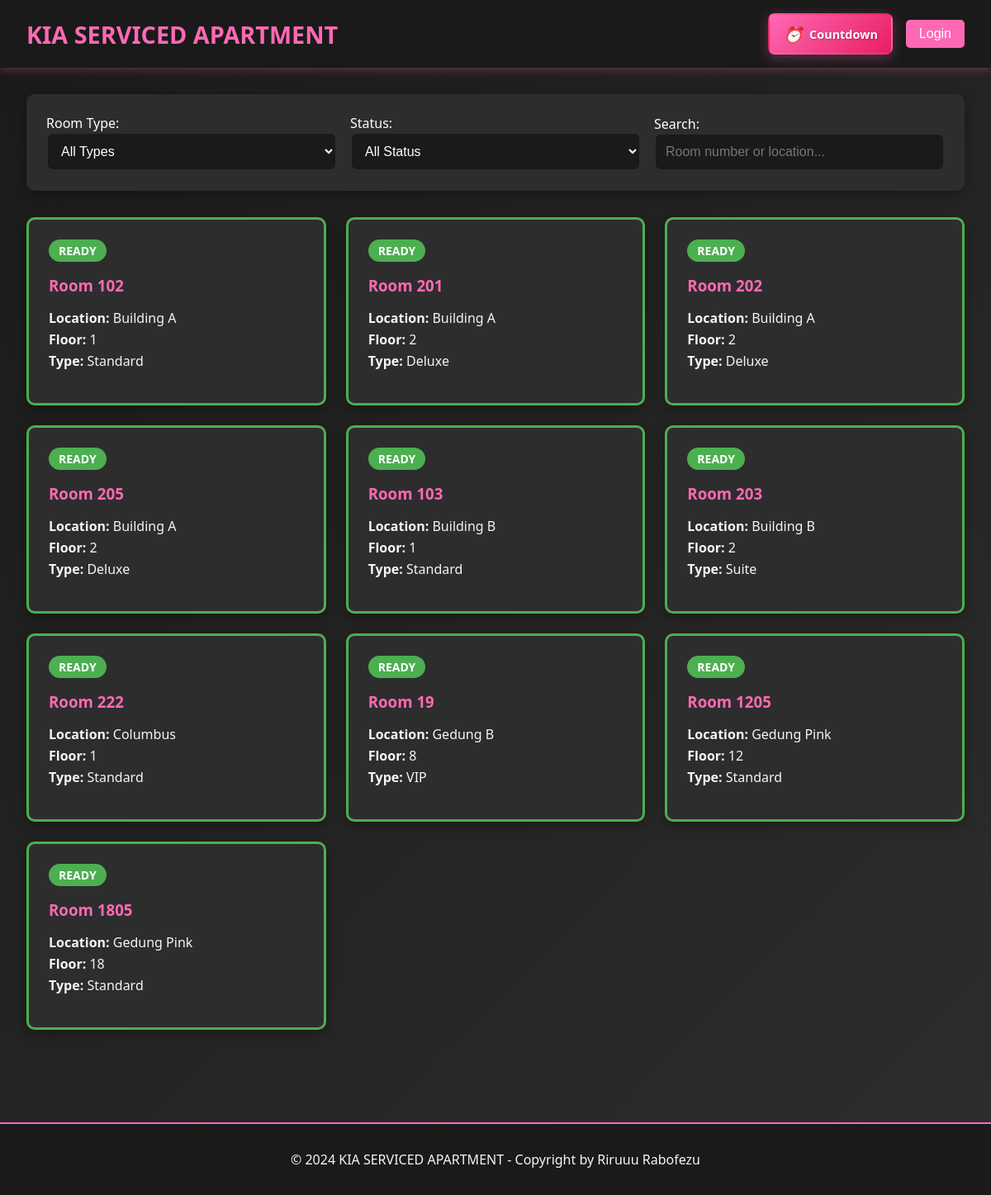
The page / on the database its author committed.
### tables this page shows
CREATE TABLE `rooms` (
  `id` int(11) NOT NULL,
  `location` varchar(100) NOT NULL,
  `floor_number` int(11) NOT NULL,
  `room_number` varchar(20) NOT NULL,
  `room_type` varchar(50) NOT NULL,
  `wifi_name` varchar(100) DEFAULT NULL,
  `wifi_password` varchar(100) DEFAULT NULL,
  `status` enum('ready','booked','checkin','checkout') DEFAULT 'ready',
  `created_at` timestamp NOT NULL DEFAULT CURRENT_TIMESTAMP,
  `updated_at` timestamp NOT NULL DEFAULT CURRENT_TIMESTAMP ON UPDATE CURRENT_TIMESTAMP
);

### includes/config.php (called while the page is built, shortened)
<?php
function isLoggedIn() {
    return isset($_SESSION['user_id']);
}
?>

### index.php (the view, shortened to what this page needs)
<?php
require_once 'includes/config.php';
$isLoggedIn = isLoggedIn();
if ($isLoggedIn) {
    $sql = "SELECT r.*,
                   b.id as booking_id,
                   b.guest_name,
                   b.arrival_time,
                   b.phone_number,
                   b.duration_type,
                   b.duration_hours,
                   b.price_amount,
                   b.payment_method,
                   b.deposit_type,
                   b.deposit_amount,
                   b.notes,
                   b.status as booking_status,
                   b.checkin_time,
                   b.checkout_time,
                   b.extra_time_hours,
                   b.extra_time_amount
            FROM rooms r
            LEFT JOIN (
                SELECT b1.*
                FROM bookings b1
                INNER JOIN (
                    SELECT room_id, MAX(id) as max_id
                    FROM bookings
                    WHERE status IN ('booked', 'checkin', 'checkout')
                    GROUP BY room_id
                ) b2 ON b1.room_id = b2.room_id AND b1.id = b2.max_id
            ) b ON r.id = b.room_id
            ORDER BY
                CASE
                    WHEN b.status = 'booked' AND b.arrival_time < NOW() THEN 1
                    ELSE 2
                END,
                r.location, r.floor_number, r.room_number";
} else {
    $sql = "SELECT r.*,
                   b.id as booking_id,
                   b.guest_name,
                   b.arrival_time,
                   b.phone_number,
                   b.duration_type,
                   b.duration_hours,
                   b.price_amount,
                   b.payment_method,
                   b.deposit_type,
                   b.deposit_amount,
                   b.notes,
                   b.status as booking_status,
                   b.checkin_time,
                   b.checkout_time,
                   b.extra_time_hours,
                   b.extra_time_amount
            FROM rooms r
            LEFT JOIN (
                SELECT b1.*
                FROM bookings b1
                INNER JOIN (
                    SELECT room_id, MAX(id) as max_id
                    FROM bookings
                    WHERE status IN ('booked', 'checkin')
                    GROUP BY room_id
                ) b2 ON b1.room_id = b2.room_id AND b1.id = b2.max_id
            ) b ON r.id = b.room_id
            ORDER BY
                CASE
                    WHEN b.status = 'booked' AND b.arrival_time < NOW() THEN 1
                    ELSE 2
                END,
                r.location, r.floor_number, r.room_number";
}
$stmt = $pdo->prepare($sql);
$stmt->execute();
$rooms = $stmt->fetchAll();
foreach ($rooms as $key => $room) {
    if ($room['status'] == 'ready') {
        $rooms[$key]['status'] = 'ready';
        $rooms[$key]['booking_id'] = null;
        $rooms[$key]['guest_name'] = null;
        $rooms[$key]['arrival_time'] = null;
        $rooms[$key]['phone_number'] = null;
        $rooms[$key]['duration_type'] = null;
        $rooms[$key]['duration_hours'] = null;
        $rooms[$key]['price_amount'] = null;
        $rooms[$key]['payment_method'] = null;
        $rooms[$key]['deposit_type'] = null;
        $rooms[$key]['deposit_amount'] = null;
        $rooms[$key]['notes'] = null;
        $rooms[$key]['booking_status'] = null;
        $rooms[$key]['checkin_time'] = null;
        $rooms[$key]['checkout_time'] = null;
        $rooms[$key]['extra_time_hours'] = null;
        $rooms[$key]['extra_time_amount'] = null;
    } elseif ($room['booking_id']) {
        $rooms[$key]['status'] = $room['booking_status'];
    } else {
        $rooms[$key]['status'] = 'ready';
    }
}
?>
<!DOCTYPE html>
<html lang="id">
<head>
    <link rel="stylesheet" href="assets/css/style.css">
</head>
<body>
    <header class="header">
        <div class="header-content">
            <a href="index.php" class="logo">KIA SERVICED APARTMENT</a>
            <div class="header-actions">
                <a href="countdown.php" class="btn-countdown-header">
                    <i class="countdown-icon-small">⏰</i>
                    <span>Countdown</span>
                </a>
                <?php if (isLoggedIn()): ?>
                    <span style="color: var(--primary-pink); margin-right: 1rem;">
                        Welcome, <?php echo htmlspecialchars($_SESSION['full_name']); ?> (<?php echo ucfirst($_SESSION['user_role']); ?>)
                    </span>
                    <a href="admin/dashboard.php" class="btn btn-primary">Dashboard</a>
                    <a href="includes/logout.php" class="btn btn-danger">Logout</a>
                <?php else: ?>
                    <button id="loginBtn" class="nav-toggle">Login</button>
                <?php endif; ?>
            </div>
        </div>
    </header>
    <div class="container">
        <div class="filters">
            <div class="filter-row">
                <div class="filter-group">
                    <label for="roomTypeFilter">Room Type:</label>
                    <select id="roomTypeFilter" class="form-control filter-control">
                        <option value="">All Types</option>
                    </select>
                </div>
                <div class="filter-group">
                    <label for="statusFilter">Status:</label>
                    <select id="statusFilter" class="form-control filter-control">
                        <option value="">All Status</option>
                    </select>
                </div>
                <div class="filter-group">
                    <label for="searchFilter">Search:</label>
                    <input type="text" id="searchFilter" class="form-control filter-control"
                           placeholder="Room number or location...">
                </div>
            </div>
        </div>
        <div class="rooms-grid">
            <?php foreach ($rooms as $room): ?>
                <div class="room-card <?php echo $room['status']; ?>"
                     data-room-type="<?php echo htmlspecialchars($room['room_type']); ?>"
                     data-status="<?php echo $room['status']; ?>"
                     data-room-number="<?php echo htmlspecialchars($room['room_number']); ?>"
                     data-location="<?php echo htmlspecialchars($room['location']); ?>">
                    <div class="room-status status-<?php echo $room['status']; ?>">
                        <?php echo ucfirst($room['status']); ?>
                    </div>
                    <div class="room-info">
                        <h3>Room <?php echo htmlspecialchars($room['room_number']); ?></h3>
                        <div class="room-details">
                            <p><strong>Location:</strong> <?php echo htmlspecialchars($room['location']); ?></p>
                            <p><strong>Floor:</strong> <?php echo $room['floor_number']; ?></p>
                            <p><strong>Type:</strong> <?php echo htmlspecialchars($room['room_type']); ?></p>
                        </div>
                    </div>
                </div>
            <?php endforeach; ?>
        </div>
    </div>
    <footer class="footer">
        <p>&copy; 2024 KIA SERVICED APARTMENT - Copyright by Riruuu Rabofezu</p>
    </footer>
</body>
</html>

### assets/css/style.css (style rules this page uses)
* { margin: 0; padding: 0; box-sizing: border-box; }
:root { --primary-pink: #ff69b4; --dark-pink: #e91e63; --light-pink: #ffc0cb; --black: #1a1a1a; --dark-gray: #2d2d2d; --light-gray: #f5f5f5; --white: #ffffff; --success: #4caf50; --warning: #ff9800; --info: #2196f3; --danger: #f44336; }
body { font-family: 'Segoe UI', Tahoma, Geneva, Verdana, sans-serif; background: linear-gradient(135deg, var(--black) 0%, var(--dark-gray) 100%); color: var(--white); min-height: 100vh; }
.header { background: var(--black); padding: 1rem 2rem; box-shadow: 0 2px 10px rgba(255, 105, 180, 0.3); position: sticky; top: 0; z-index: 1000; }
.header-content { display: flex; justify-content: space-between; align-items: center; max-width: 1200px; margin: 0 auto; }
.header-actions { display: flex; align-items: center; gap: 1rem; }
.logo { font-size: 1.8rem; font-weight: bold; color: var(--primary-pink); text-decoration: none; }
.nav-toggle { background: var(--primary-pink); color: var(--white); border: none; padding: 0.5rem 1rem; border-radius: 5px; cursor: pointer; font-size: 1rem; transition: all 0.3s ease; }
.btn-countdown-header { background: linear-gradient(135deg, var(--primary-pink) 0%, var(--dark-pink) 100%); color: var(--white); padding: 0.6rem 1rem; border-radius: 8px; text-decoration: none; display: flex; align-items: center; gap: 0.5rem; box-shadow: 0 4px 15px rgba(255, 105, 180, 0.3); transition: all 0.3s ease; border: 2px solid transparent; font-size: 0.9rem; font-weight: 500; }
.countdown-icon-small { font-size: 1.2rem; animation: pulse-small 2s infinite; }
.btn-countdown-header span { font-weight: 600; text-shadow: 1px 1px 2px rgba(0,0,0,0.3); }
.form-control { width: 100%; padding: 0.75rem; border: 2px solid var(--dark-gray); border-radius: 8px; background: var(--black); color: var(--white); font-size: 1rem; transition: all 0.3s ease; }
.container { max-width: 1200px; margin: 0 auto; padding: 2rem; }
.filters { background: var(--dark-gray); padding: 1.5rem; border-radius: 10px; margin-bottom: 2rem; box-shadow: 0 5px 15px rgba(0, 0, 0, 0.3); }
.filter-row { display: flex; gap: 1rem; flex-wrap: wrap; align-items: end; }
.filter-group { flex: 1; min-width: 200px; }
.rooms-grid { display: grid; grid-template-columns: repeat(auto-fill, minmax(300px, 1fr)); gap: 1.5rem; margin-bottom: 2rem; }
.room-card { background: var(--dark-gray); border-radius: 10px; padding: 1.5rem; box-shadow: 0 5px 15px rgba(0, 0, 0, 0.3); transition: all 0.3s ease; border: 3px solid transparent; }
.room-card.ready { border-color: var(--success); }
.room-status { display: inline-block; padding: 0.25rem 0.75rem; border-radius: 20px; font-size: 0.875rem; font-weight: bold; text-transform: uppercase; margin-bottom: 1rem; }
.status-ready { background: var(--success); color: var(--white); }
.room-info h3 { color: var(--primary-pink); margin-bottom: 0.5rem; }
.room-details { margin: 1rem 0; }
.room-details p { margin: 0.25rem 0; color: var(--light-gray); }
.footer { background: var(--black); text-align: center; padding: 2rem; margin-top: 3rem; border-top: 2px solid var(--primary-pink); }
.footer p { color: var(--light-gray); margin: 0; }

### rows shown on the page
rooms: status "READY", room_number "102", location "Building A", floor_number "1", room_type "Standard"
rooms: status "READY", room_number "201", location "Building A", floor_number "2", room_type "Deluxe"
rooms: status "READY", room_number "202", location "Building A", floor_number "2", room_type "Deluxe"
rooms: status "READY", room_number "205", location "Building A", floor_number "2", room_type "Deluxe"
rooms: status "READY", room_number "103", location "Building B", floor_number "1", room_type "Standard"
rooms: status "READY", room_number "203", location "Building B", floor_number "2", room_type "Suite"
rooms: status "READY", room_number "222", location "Columbus", floor_number "1", room_type "Standard"
rooms: status "READY", room_number "19", location "Gedung B", floor_number "8", room_type "VIP"
rooms: status "READY", room_number "1205", location "Gedung Pink", floor_number "12", room_type "Standard"
rooms: status "READY", room_number "1805", location "Gedung Pink", floor_number "18", room_type "Standard"
